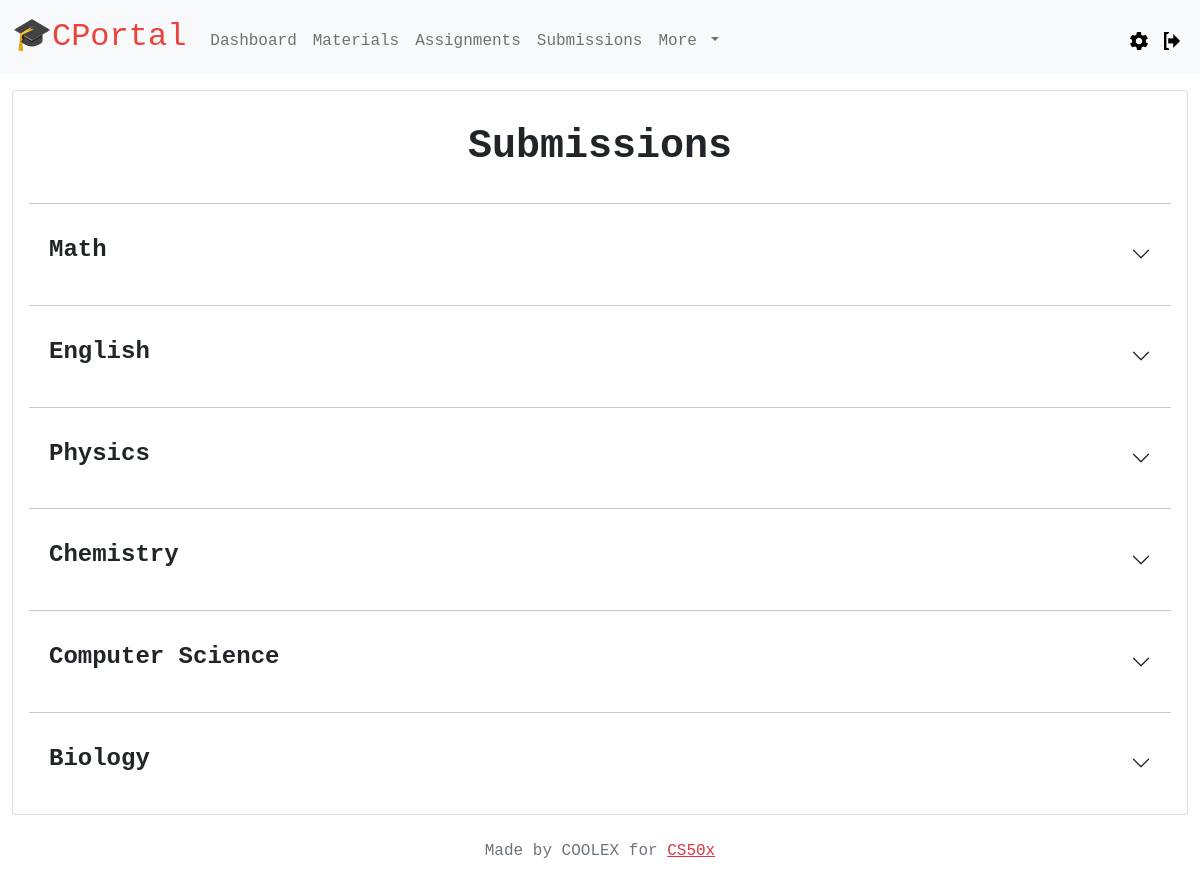
/submissions (signed in), run on the app's committed database.
### tables this page shows
CREATE TABLE 'classes' ('id' INTEGER PRIMARY KEY AUTOINCREMENT NOT NULL, 'name' TEXT NOT NULL);

### app.py (the view, shortened to what this page needs)
@app.route("/submissions")
@login_required
def submissions():
    rows = db.execute("SELECT * FROM users WHERE id = ?", session["user_id"])
    assignments = db.execute("SELECT * FROM assignments ORDER BY name")
    submissions = db.execute("SELECT * FROM submissions")
    students = db.execute("SELECT * FROM students")
    attatchments = db.execute("SELECT * FROM attatchments WHERE type = 'submission'")
    marks = db.execute("SELECT * FROM assignment_marks")
    if rows[0]['role'] == "admin":
        classes = db.execute("SELECT * FROM classes")
        return render_template("submissions.html", role="a", classes=classes, assignments=assignments, submissions=submissions, students=students, attatchments=attatchments, marks=marks)
    else:
        return redirect("/assignments")

### app.py (called while the page is built)
@app.after_request
def after_request(response):
    response.headers["Cache-Control"] = "no-cache, no-store, must-revalidate"
    response.headers["Expires"] = 0
    response.headers["Pragma"] = "no-cache"
    return response

### helpers.py (called while the page is built)
def login_required(f):
    @wraps(f)
    def decorated_function(*args, **kwargs):
        if session.get("user_id") is None:
            return redirect("/login")
        return f(*args, **kwargs)
    return decorated_function

### templates/submissions.html (shortened to what this page needs)
{% extends "layout.html" %}
{% block main %}
<div class="card card-lg text-center">
  <div class="card-body">
    <h1 class="card-title p-3"><strong>Submissions</strong></h1>
    {% for classes in classes %}
    <hr class="spacer">
    <div class="accordion accordion-flush" id="accordionFlush{{ classes['name'] }}">
      <div class="accordion-item">
        <h2 class="accordion-header" id="flush-heading">
          <button class="accordion-button collapsed" type="button" data-bs-toggle="collapse" data-bs-target="#flush-collapse{{ classes['name'] }}" aria-expanded="false" aria-controls="flush-collapse{{ classes['name'] }}">
            <h4 class="card-title"><strong>{{ classes['name'] }}</strong></h4>
          </button>
        </h2>
              {% set isAssignments = [] %}
      </div>
    </div>
    {% endfor %}
  </div>
</div>
{% endblock %}

### static/styles.css (style rules this page uses)
body { font-family: "Fantasy", "Courier New", monospace; }

### data on the page
classes: name "Math"
classes: name "English"
classes: name "Physics"
classes: name "Chemistry"
classes: name "Computer Science"
classes: name "Biology"
